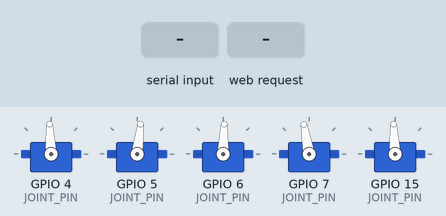
This sketch was run on a simulated ESP32-S3. On the bench: 5 × servo. The test bench sets the inputs (shaded band). WiFi joins after 1.5 s; servers stay silent unless stated; EEPROM starts erased; servo pulses on a pin are drawn as a servo (544–2400 µs = 0–180°); not simulated (calls return 0 or success): wifi_secrets.h; what the sketch prints to the serial monitor is not drawn.

Above: at 3.5 s.
3.6 s: "C90\n" received over Serial
5.3 s: HTTP request GET /OK received
6.8 s: "V\n" received over Serial
8.3 s: "B\n" received over Serial
Timing chart, 0 to 10.8 s (numbered marks = the images above; inputs shaded):
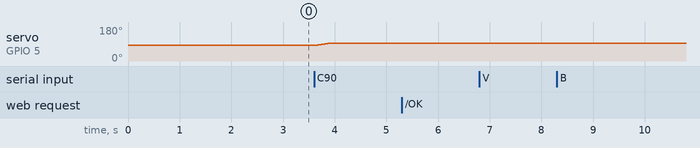

Measured:
- after the input at 3.6 s, servo on GPIO 5 (JOINT_PIN): moves from 83° to 93° over 0.25 s, starting at once
- after the input at 5.3 s, every drawn part: stays the same
- after the input at 6.8 s, every drawn part: stays the same
- after the input at 8.3 s, every drawn part: stays the same

The sketch:

arm_wifi.ino
```cpp
// Arm control over Wi-Fi (and USB serial), with smooth moves (explicit LEDC, robot_config.h). firmware/arm_serial plus
// a TCP server, so the arm runs from the DC supply alone: on power-up it goes home, joins Wi-Fi as
// highfive-arm.local and waits for tools/highfive.py on the Mac.
// Commands, one per line (serial 115200, or TCP port 8766: one command per connection, like tools/arm_bridge.py):
//   M <pan> <shoulder> <elbow> <wrist> <twist>   move to these pulses (us); all joints arrive together
//   J <joint 0-4> <us>                            move one joint (a limp joint engages straight at that pulse)
//   L [joint]                                     go limp (no pulse): one joint, or all
//   H                                             go to the home pose (HOME_US); C = trimmed centre (JOINT_TRIM_US)
//   V <deg per s>                                 speed limit of the fastest joint (default 30, max 360: then the servos' own top speed rules)
//   ?                                             print the state
//   B                                             boot log: why the board restarted and how far it got, last 16 boots
// Replies "OK ..." when a move starts and "DONE ..." when it ends; L, ?, V reply "AT ...". A TCP client gets one line
// back: DONE once the move has finished (or ERR / AT straight away).
// The board's RGB LED (GPIO48) shows how far start-up got: red = starting, yellow = servos on, blue = joining Wi-Fi,
// green = online. Each boot's reset reason and furthest stage are kept in flash (command B), so a board that fails on
// the DC supply can be read out over USB afterwards.
// Wi-Fi details come from wifi_secrets.h, generated from the project .env by make_secrets.py (never committed).
#include <WiFi.h>
#include <ESPmDNS.h>
#include <Preferences.h>
#include "esp_system.h"
#include "robot_config.h"
#include "wifi_secrets.h"

const char *HOSTNAME = "highfive-arm";
const int TCP_PORT = 8766;

// pulse limits per joint: the pan has nothing to hit, so it gets the servo's full 500..2500 range
const int US_MIN[JOINT_COUNT] = {500, 700, 700, 700, 700}, US_MAX[JOINT_COUNT] = {2500, 2300, 2300, 2300, 2300};
float pos[JOINT_COUNT], start[JOINT_COUNT], goal[JOINT_COUNT];
bool on[JOINT_COUNT];
float degPerS = 30;
uint32_t t0 = 0, dur = 0;
bool moving = false;
String line, lastLine;

WiFiServer server(TCP_PORT);
WiFiClient client;             // the TCP client waiting for its reply
bool clientWaits = false;      // ... for a move to finish
bool mdnsUp = false;
uint32_t wifiStart = 0;        // when the current Wi-Fi attempt began (0 = connected)

const int STATUS_LED = 48;
enum Stage { STARTING = 1, SERVOS_ON, JOINING, ONLINE };
const int BOOTS = 16;
uint8_t boots[BOOTS][2];       // [reset reason, furthest stage], newest last
Preferences prefs;

void stage(Stage st) {
  static const uint8_t RGB[][3] = {{0, 0, 0}, {40, 0, 0}, {30, 20, 0}, {0, 0, 40}, {0, 40, 0}};
  rgbLedWrite(STATUS_LED, RGB[st][0], RGB[st][1], RGB[st][2]);
  if (st <= boots[BOOTS - 1][1]) return;
  boots[BOOTS - 1][1] = st;
  prefs.putBytes("log", boots, sizeof(boots));
}

void logBoot() {
  prefs.begin("boot");
  prefs.getBytes("log", boots, sizeof(boots));
  memmove(boots[0], boots[1], (BOOTS - 1) * 2);
  boots[BOOTS - 1][0] = esp_reset_reason();
  boots[BOOTS - 1][1] = 0;
  stage(STARTING);
}

void printBoots() {
  static const char *WHY[] = {"?", "power-on", "reset-pin", "software", "crash", "int-wdt", "task-wdt", "wdt",
                              "deepsleep", "brownout", "sdio", "usb", "jtag", "efuse", "pwr-glitch", "cpu-lockup"};
  static const char *HOW_FAR[] = {"-", "starting", "servos-on", "joining", "online"};
  String s = "BOOTS";
  for (int i = 0; i < BOOTS; i++)
    if (boots[i][0]) s += String(" ") + WHY[boots[i][0] < 16 ? boots[i][0] : 0] + ">" + HOW_FAR[boots[i][1] < 5 ? boots[i][1] : 0];
  emit(s);
}

void writeUs(int j, float us) {
  ledcWrite(JOINT_PIN[j], on[j] ? (uint32_t)(us / 20000.0f * 16384) : 0);
}

void emit(const String &s) {
  Serial.println(s);
  lastLine = s;
}

void print(const char *tag) {
  String s = tag;
  for (int j = 0; j < JOINT_COUNT; j++) s += " " + String((int)lroundf(pos[j]));
  s += " | on";
  for (int j = 0; j < JOINT_COUNT; j++) s += " " + String((int)on[j]);
  emit(s);
}

void moveTo(const float *target) {
  float most = 0;
  for (int j = 0; j < JOINT_COUNT; j++) {
    goal[j] = constrain(target[j], US_MIN[j], US_MAX[j]);
    if (!on[j]) { pos[j] = goal[j]; on[j] = true; }           // limp: engage directly (nothing to ramp from)
    start[j] = pos[j];
    most = max(most, fabsf(goal[j] - start[j]));
  }
  dur = (uint32_t)(most / US_PER_DEG / degPerS * 1000.0f);
  t0 = millis();
  moving = true;
  print("OK");
}

void setup() {
  Serial.begin(115200);
  delay(300);
  logBoot();
  for (int j = 0; j < JOINT_COUNT; j++) {
    ledcAttachChannel(JOINT_PIN[j], 50, 14, JOINT_CHANNEL[j]);
    on[j] = HOME_US[j] > 0;
    pos[j] = on[j] ? HOME_US[j] : 1500 + JOINT_TRIM_US[j];
    writeUs(j, pos[j]);
    if (on[j]) delay(400);
  }
  print("READY");
  stage(SERVOS_ON);
  WiFi.setHostname(HOSTNAME);
  WiFi.mode(WIFI_STA);
  WiFi.setSleep(false);                // no power save: replies come straight away
  WiFi.setAutoReconnect(true);
  WiFi.begin(WIFI_SSID, WIFI_PASSWORD); // joins in the background; the arm works over USB meanwhile
  wifiStart = millis();
  stage(JOINING);
  server.begin();
}

void handle(String s) {
  s.trim();
  if (!s.length()) return;
  char c = toupper(s[0]);
  float t[JOINT_COUNT];
  for (int j = 0; j < JOINT_COUNT; j++) t[j] = pos[j];
  if (c == 'M') {
    if (sscanf(s.c_str() + 1, "%f %f %f %f %f", &t[0], &t[1], &t[2], &t[3], &t[4]) == 5) moveTo(t);
    else emit("ERR need 5 pulses");
  } else if (c == 'J') {
    int j; float us;
    if (sscanf(s.c_str() + 1, "%d %f", &j, &us) == 2 && j >= 0 && j < JOINT_COUNT) {
      for (int k = 0; k < JOINT_COUNT; k++) if (k != j && !on[k]) t[k] = pos[k];
      t[j] = us;
      bool keep[JOINT_COUNT];
      for (int k = 0; k < JOINT_COUNT; k++) keep[k] = on[k];
      moveTo(t);
      for (int k = 0; k < JOINT_COUNT; k++) if (k != j && !keep[k]) { on[k] = false; writeUs(k, 0); }
    } else emit("ERR J <joint> <us>");
  } else if (c == 'L') {
    int j = -1;
    sscanf(s.c_str() + 1, "%d", &j);
    moving = false;
    for (int k = 0; k < JOINT_COUNT; k++) if (j < 0 || k == j) { on[k] = false; writeUs(k, 0); }
    print("AT");
  } else if (c == 'H' || c == 'C') {
    for (int j = 0; j < JOINT_COUNT; j++) t[j] = (c == 'H' && HOME_US[j] > 0) ? HOME_US[j] : 1500 + JOINT_TRIM_US[j];
    moveTo(t);
  } else if (c == 'V') {
    degPerS = constrain(s.substring(1).toFloat(), 5, 360);
    print("AT");
  } else if (c == '?') print("AT");
  else if (c == 'B') printBoots();
  else emit("ERR unknown command");
}

void reply(const String &s) {
  if (client && client.connected()) { client.print(s + "\n"); client.flush(); }
  client.stop();
  clientWaits = false;
}

void serveTcp() {
  if (!mdnsUp && WiFi.status() == WL_CONNECTED) {
    mdnsUp = MDNS.begin(HOSTNAME);
    if (mdnsUp) MDNS.addService("highfive-arm", "tcp", TCP_PORT);
    Serial.printf("WIFI %s as %s.local\n", WiFi.localIP().toString().c_str(), HOSTNAME);
    stage(ONLINE);
    wifiStart = 0;
  }
  if (WiFi.status() != WL_CONNECTED) {
    mdnsUp = false;                                      // announce again after a reconnect
    if (!wifiStart) { wifiStart = millis(); stage(JOINING); }
    else if (millis() - wifiStart > 20000) {             // stuck (the router refused us, say): start over
      WiFi.disconnect();
      WiFi.begin(WIFI_SSID, WIFI_PASSWORD);
      wifiStart = millis();
    }
  }
  if (clientWaits) return;                               // one command at a time
  WiFiClient c = server.accept();
  if (!c) return;
  client = c;
  client.setTimeout(2);
  String cmd = client.readStringUntil('\n');
  handle(cmd);
  if (lastLine.startsWith("OK")) clientWaits = true;     // a move started: answer when it is DONE
  else reply(lastLine);
}

void loop() {
  while (Serial.available()) {
    char ch = Serial.read();
    if (ch == '\n' || ch == '\r') { handle(line); line = ""; }
    else line += ch;
  }
  serveTcp();
  if (moving) {
    float k = dur ? min(1.0f, (millis() - t0) / (float)dur) : 1.0f;
    float e = k * k * (3 - 2 * k);                       // ease in and out
    for (int j = 0; j < JOINT_COUNT; j++) {
      pos[j] = start[j] + (goal[j] - start[j]) * e;
      writeUs(j, pos[j]);
    }
    if (k >= 1) {
      moving = false;
      print("DONE");
      if (clientWaits) reply(lastLine);
    }
  }
  delay(10);
}
```

robot_config.h
```cpp
// High-Five Robot: one place for pins, LEDC channels, trims and directions.
// Copy into a sketch folder (Arduino only picks up headers next to the .ino) or include by path.
// Servos are driven with explicit LEDC channels, not the ESP32Servo library (it reuses channel 0 for the
// third servo on this ESP32-S3 / core 3.x).
#pragma once

enum Joint { PAN = 0, SHOULDER = 1, ELBOW = 2, WRIST = 3, TWIST = 4, JOINT_COUNT = 5 };

const int JOINT_PIN[JOINT_COUNT]     = {4, 5, 6, 7, 15};
const int JOINT_CHANNEL[JOINT_COUNT] = {0, 1, 2, 3, 4};

// Pulse at which each joint sits at its calibrated reference, as an offset from 1500 us
// (pan/elbow measured 2026-10-07, all five confirmed by the user 2026-10-08 with firmware/joint_cal5)
//   pan:      1500 us = pointing straight at the camera
//   shoulder: 1500 us = user's reference position (accepted as is)
//   elbow:    1450 us = forearm straight
//   wrist:    1580 us = hand straight in line with the forearm
//   twist:    1500 us = palm flat, facing down
const int JOINT_TRIM_US[JOINT_COUNT] = {0, 0, -50, 80, 0};

// Which way a LOWER pulse moves the joint (observed): shoulder and elbow move up/back towards the
// electronics bay with a lower pulse, and forward/down towards the camera with a higher one.
// Wrist: a higher pulse moves the hand towards the camera side (seen while trimming, 2026-10-08).
// Pan and twist directions not yet recorded.

const float US_PER_DEG = 2000.0f / 180.0f;   // MG995 / MG90S: ~500..2500 us for ~180 deg

// Home (rest) pose the arm goes to on every boot, in us. Separate from the trims above, which stay the kinematic
// reference ("straight") positions. 0 = no home set for that joint: it stays limp (no pulse) until commanded.
// Set with tools/arm_jog.py ("Save as home").
const int HOME_US[JOINT_COUNT] = {1500, 1405, 1450, 1580, 1500};   // shoulder 1405: it hunts near 1465 (arm balanced, no gear preload)
```
